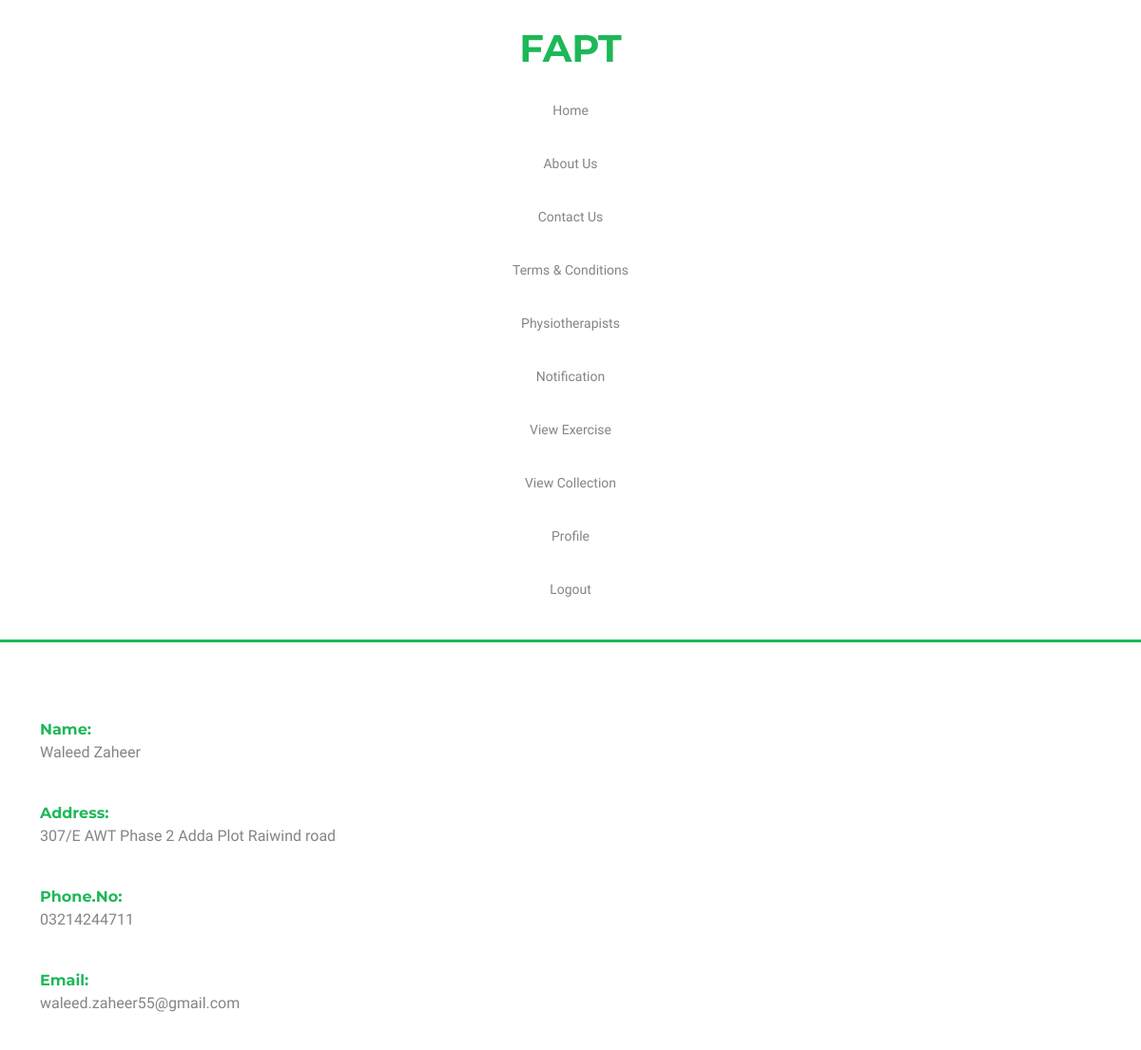
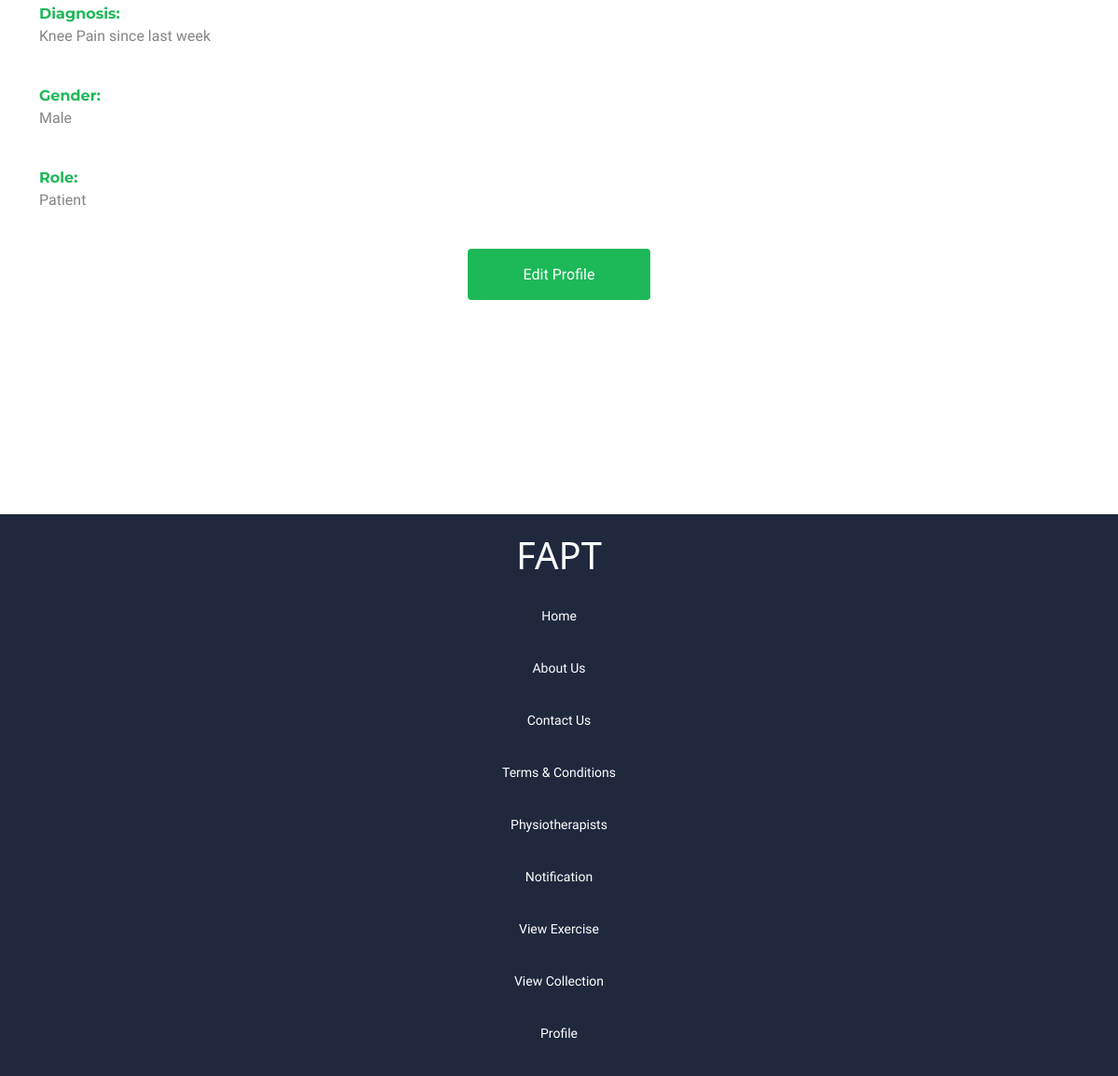
Page /UserPanel/patient-profile.php (signed in) on the committed database (2 pictures, top to bottom).
### tables this page shows
CREATE TABLE `patient` (
  `Patient_id` int(11) NOT NULL,
  `Patient_name` varchar(255) NOT NULL,
  `Patient_address` varchar(255) NOT NULL,
  `Patient_email` varchar(255) NOT NULL,
  `Patient_gender` varchar(255) NOT NULL,
  `Patient_password` varchar(255) NOT NULL,
  `Patient_phone` varchar(255) NOT NULL,
  `Patient_diagnosis` varchar(255) NOT NULL,
  `Patient_rating` int(2) NOT NULL
);

### UserPanel/patient-profile.php (the view, shortened to what this page needs)
<?php
if(!isset($_SESSION['pno'])){
    header("location: ../login.php");
}
else{
    $phone_num = $_SESSION['pno'];
}
?>
<!DOCTYPE html>
<html lang="en">
<head>
    <link href="https://cdn.jsdelivr.net/npm/bootstrap@5.2.0/dist/css/bootstrap.min.css" rel="stylesheet">
    <link rel="stylesheet" href="./patientStyle/patient.css">
</head>
<body>
<nav>
        <div class="container">
            <div class="row">
                <div class="col-12 col-xxl-2">
                    <div class="navigation-logo text-center text-xxl-start">
                        <h1 class="logo">FAPT</h1>
                    </div>
                </div>
                <div class="col-12 col-xxl-10">
                    <div class="nav-select">
                        <div class="navigation-menu text-center text-xxl-center mt-xl-2 mt-0">
                            <a href="./home.php">Home</a>
                            <a href="./about-us.php">About Us</a>
                            <a href="./contact-us.php">Contact Us</a>
                            <a href="./termsandconditions.php">Terms & Conditions</a>
                            <a href="./physiotherapist-view.php">Physiotherapists</a>
                            <a href="./notification-view.php">Notification</a>
                            <a href="./patient-view-exercise.php">View Exercise</a>
                            <a href="./patient-view-collection.php">View Collection</a>
                            <a href="./patient-profile.php">Profile</a>
                            <a href="./logout.php">Logout</a>
                        </div>
                    </div>
                </div>
            </div>
        </div>
    </nav>
    <?php
        include("../db/conn.php");
        $patientProfile_Check = mysqli_query($con, "SELECT * FROM `patient` WHERE `Patient_phone` = '$phone_num'");
        $profile = mysqli_fetch_assoc($patientProfile_Check);
    ?>
    <section class="patient-profile">
        <div class="container">
            <div class="row">
                <div class="profile-content mb-4">
                    <label for="" class="profile-asset">Name: </label><p class="profile"> <?php echo $profile['Patient_name']; ?> </p>
                </div>
                <div class="profile-content mb-4">
                    <label for="" class="profile-asset">Address: </label><p class="profile ">
                        <?php echo $profile['Patient_address']; ?>
                    </p>
                </div>
                <div class="profile-content mb-4">
                    <label for="" class="profile-asset">Phone.No: </label><p class="profile "> <?php echo $profile['Patient_phone']; ?> </p>
                </div>
                <div class="profile-content mb-4">
                    <label for="" class="profile-asset">Email: </label><p class="profile "> <?php echo $profile['Patient_email']; ?> </p>
                </div>
                <div class="profile-content mb-4">
                    <label for="" class="profile-asset">Diagnosis: </label><p class="profile "> <?php echo $profile['Patient_diagnosis']; ?> </p>
                </div>
                <div class="profile-content mb-4">
                    <label for="" class="profile-asset">Gender: </label><p class="profile"> <?php echo $profile['Patient_gender'] ?> </p>
                </div>
                <div class="profile-content mb-4">
                    <label for="" class="profile-asset">Role: </label><p class="profile">Patient</p>
                </div>
            </div>
            <div class="my-update">
                <div class="my-button-update text-center ">
                    <a href="./update-profile.php" class="edit-profile">Edit Profile</a>
                </div>
            </div>
        </div>
    </section>
    <footer class="footer">
        <div class="container">
            <div class="row">
                <div class="col-12 col-xxl-2">
                    <div class="footer-navigation-logo text-center text-xxl-start">
                        <h1 class="footer-logo">FAPT</h1>
                    </div>
                </div>
                <div class="col-12 col-xxl-10">
                    <div class="footer-nav-select">
                        <div class="footer-navigation-menu text-center text-xxl-center mt-xl-2 mt-0">
                            <a href="./home.php">Home</a>
                            <a href="./about-us.php">About Us</a>
                            <a href="./contact-us.php">Contact Us</a>
                            <a href="./termsandconditions.php">Terms & Conditions</a>
                            <a href="./physiotherapist-view.php">Physiotherapists</a>
                            <a href="./notification-view.php">Notification</a>
                            <a href="./patient-view-exercise.php">View Exercise</a>
                            <a href="./patient-view-collection.php">View Collection</a>
                            <a href="./patient-profile.php">Profile</a>
                        </div>
                    </div>
                </div>
            </div>
        </div>
    </footer>
</body>
</html>

### UserPanel/patientStyle/patient.css (style rules this page uses)
nav { padding: 27px 0px; background-color: white; border-bottom: 3px solid rgb(29, 184, 88); }
nav .navigation-logo .logo { font-size: 40px; font-weight: bold; color: rgb(29, 184, 88); font-family: 'Montserrat', sans-serif; }
nav .navigation-menu a { font-size: 14px; padding: 15px 10px; text-decoration: none; font-family: 'Work Sans', sans-serif; color: #6d6c6cd6; }
@media (max-width: 1200px) { nav .navigation-menu { display: flex; flex-direction: column; gap: 5px; } }
p { color: #6d6c6cd6; font-family: 'Work Sans', sans-serif; font-size: 16px; }
.patient-profile { padding: 80px 10px 80px 10px; width: 100%; }
.profile-asset { color: rgb(29, 184, 88); font-family: 'Montserrat', sans-serif; font-size: 16px; font-weight: bold; }
.profile { max-width: 450px; }

### UserPanel/patient-profile.php (style rules this page uses)
.footer-navigation-menu a { font-size: 14px; padding: 15px 10px; text-decoration: none; font-family: 'Work Sans', sans-serif; color: #fff; }
.footer { position: absolute; margin:80px 0px; width:100%; padding:20px 0px; background: #20283E; }
.footer-logo { color:white; }
@media (max-width: 1214px) { .footer { margin-top: 150px; } }
@media (max-width: 1200px) { .footer .footer-navigation-menu { display: flex; flex-direction: column; gap: 5px; } }
.my-update { display:flex; justify-content:center; }
.my-button-update { padding: 15px 60px; cursor:pointer; border-radius:4px; background-color:rgb(29, 184, 88); }
.edit-profile { color:white; text-decoration: none; font-family: 'Work Sans', sans-serif; }
.profile-asset { color:rgb(29,184,88); font-family:'Montserrat', sans-serif; font-size:16px; font-weight:bold; }
.profile-content { display:flex; flex-direction:column; }

### rows in the picture
patient: Patient_name "Waleed Zaheer", Patient_address "307/E AWT Phase 2 Adda Plot Raiwind road", Patient_phone "03214244711", Patient_email "waleed.zaheer55@gmail.com", Patient_diagnosis "Knee Pain since last week", Patient_gender "Male"
